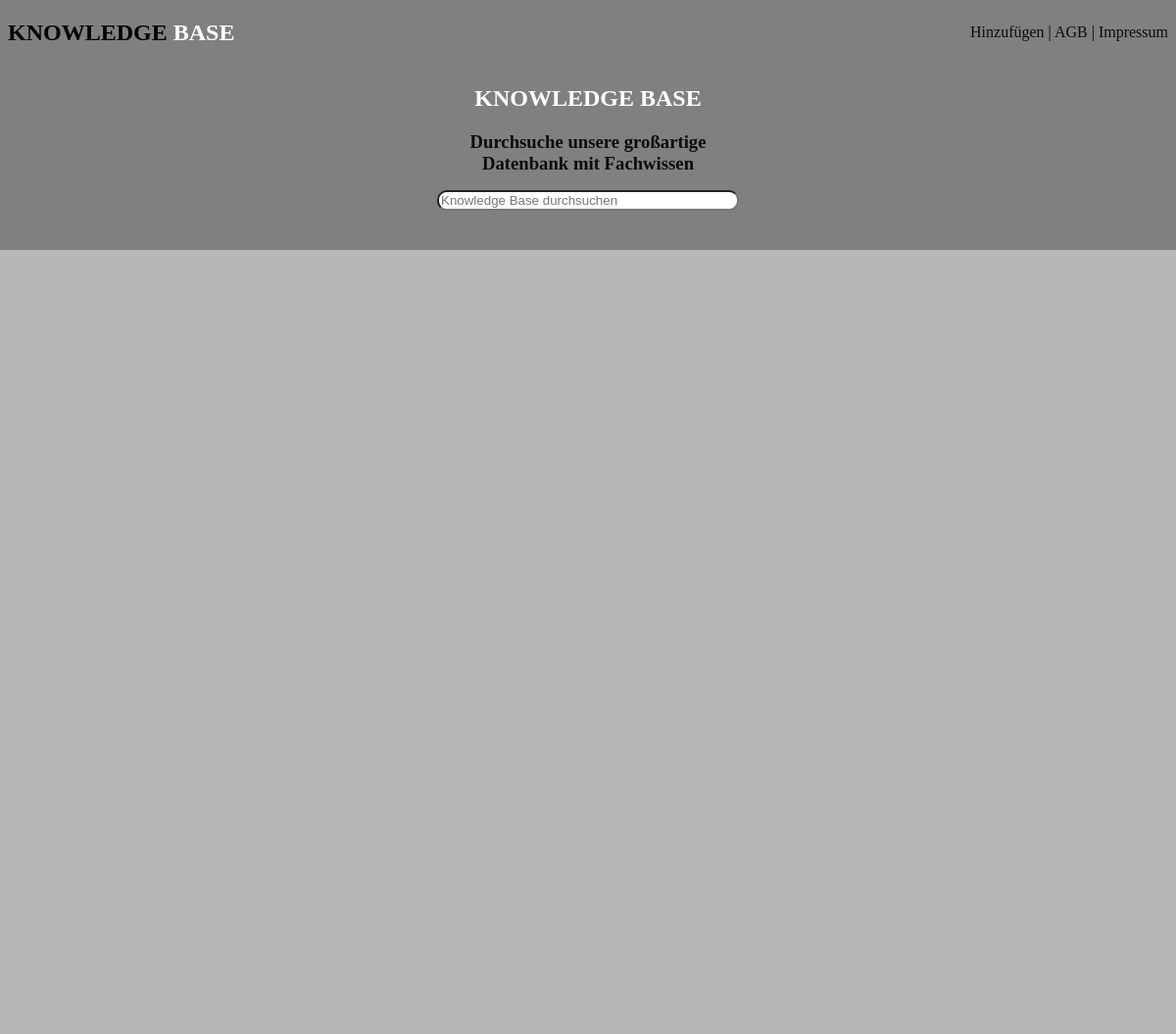
Before: / with the older database file.
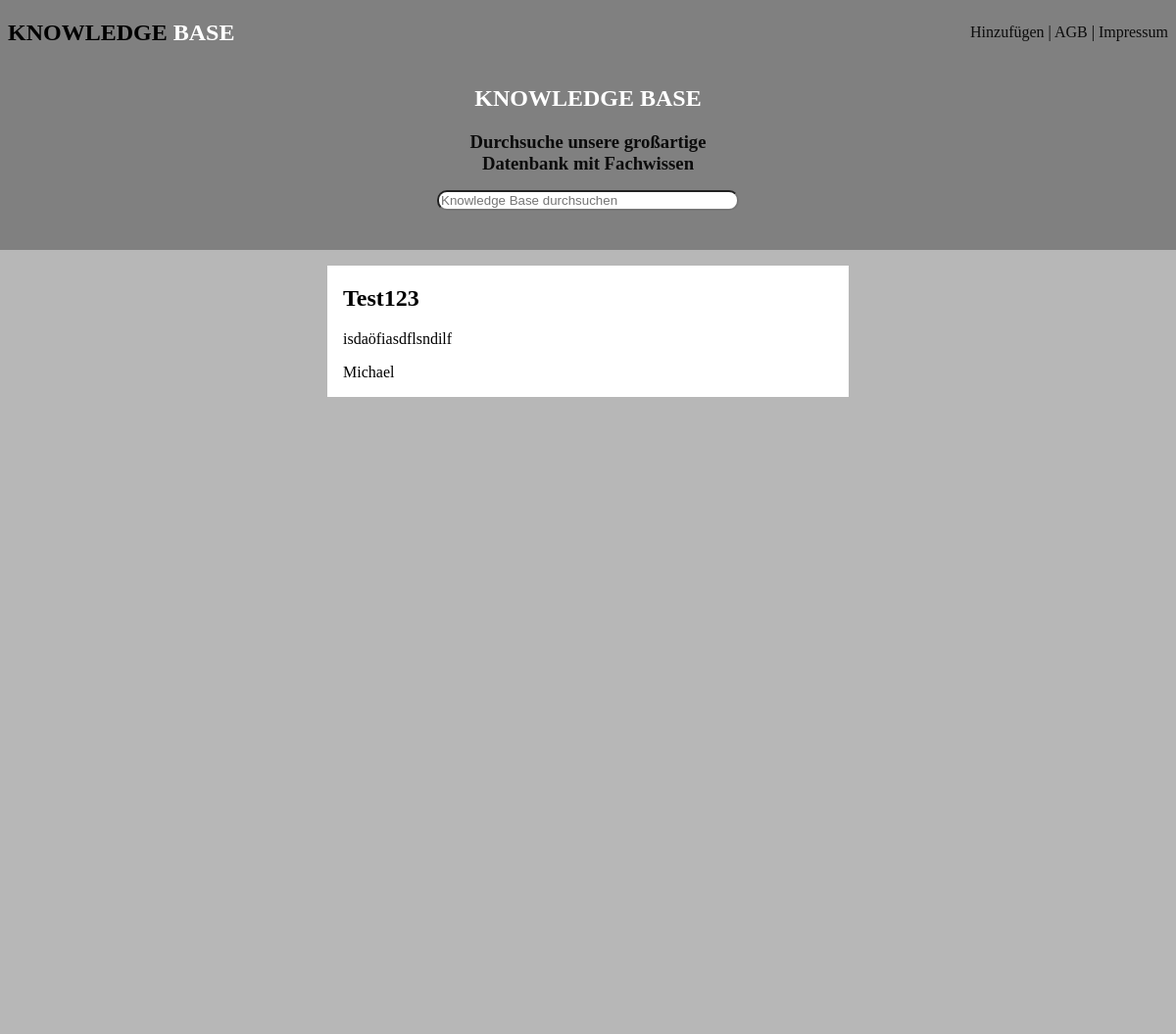
After: the same page with the newer database file.
### add/models.py (models this page shows, shortened)
class Knowledge(models.Model):
    title = models.CharField(max_length=256)
    text = models.TextField()
    autor = models.CharField(max_length=256)

### start/views.py (the view)
# urls.py: path('', startView, name='start'),
def startView(request):
        data = Knowledge.objects.all()
        return render(request, 'start.html', {'knowledges': data})

### start/templates/start.html
{% extends 'base.html'%} {% block content%}
<section class="base-container">
    <h1>KNOWLEDGE BASE</h1>
    <h3>Durchsuche unsere großartige</h3>
    <h3>Datenbank mit Fachwissen</h3>
    <input type="text" placeholder="Knowledge Base durchsuchen">
</section>
<section class="output-container">
    {% for knowledge in knowledges %}
    <div class="output-content">
        <h1>{{knowledge.title}}</h1>
        <p>{{knowledge.text}}</p>
        <span>{{knowledge.autor}}</span>
    </div>
    {%endfor%}
</section>
{%endblock%}

### templates/base.html (shortened to what this page needs)
<!DOCTYPE html>
<html lang="en">
<head>
    {% load static %}
    <link rel="stylesheet" href="{% static 'style.css'%}">
</head>
<body>
    <header>
        <nav class="nav-container">
            <h1><a href="{% url 'start' %}">KNOWLEDGE <span>BASE</span></a></h1>
            <div class="link-container">
                <a href="#">Hinzufügen</a> |
                <a href="{% url 'agb' %}">AGB</a> |
                <a href="{% url 'legal' %}">Impressum</a>
            </div>
        </nav>
    </header>
    {%block content%} {%endblock%}
</body>
</html>

### static/style.css (style rules this page uses)
body { margin: 0; }
.nav-container { display: flex; justify-content: space-between; align-items: center; background-color: grey; padding-left: 8px; padding-right: 8px; }
.nav-container>h1>a>span { color: white !important; }
.nav-container>h1>a { text-decoration: none; color: black; }
.link-container>a { text-decoration: none; color: rgb(12, 12, 12); }
.base-container { background-color: grey; display: flex; flex-direction: column; justify-content: center; align-items: center; }
.base-container>h1 { color: white; }
.base-container>h3 { color: rgb(12, 12, 12); margin: 0; }
.base-container>input { margin-top: 16px; margin-bottom: 40px; width: 300px; border-radius: 10px; }
.output-container { height: 100vh; display: flex; flex-direction: column; align-items: center; background-color: rgb(183, 183, 183); }
.output-content { width: 500px; background-color: white; padding-bottom: 16px; padding-left: 16px; padding-right: 16px; margin: 16px; }

Changed rows visible on the page:
added Knowledge: title "Test123", text "isdaöfiasdflsndilf", autor "Michael"
